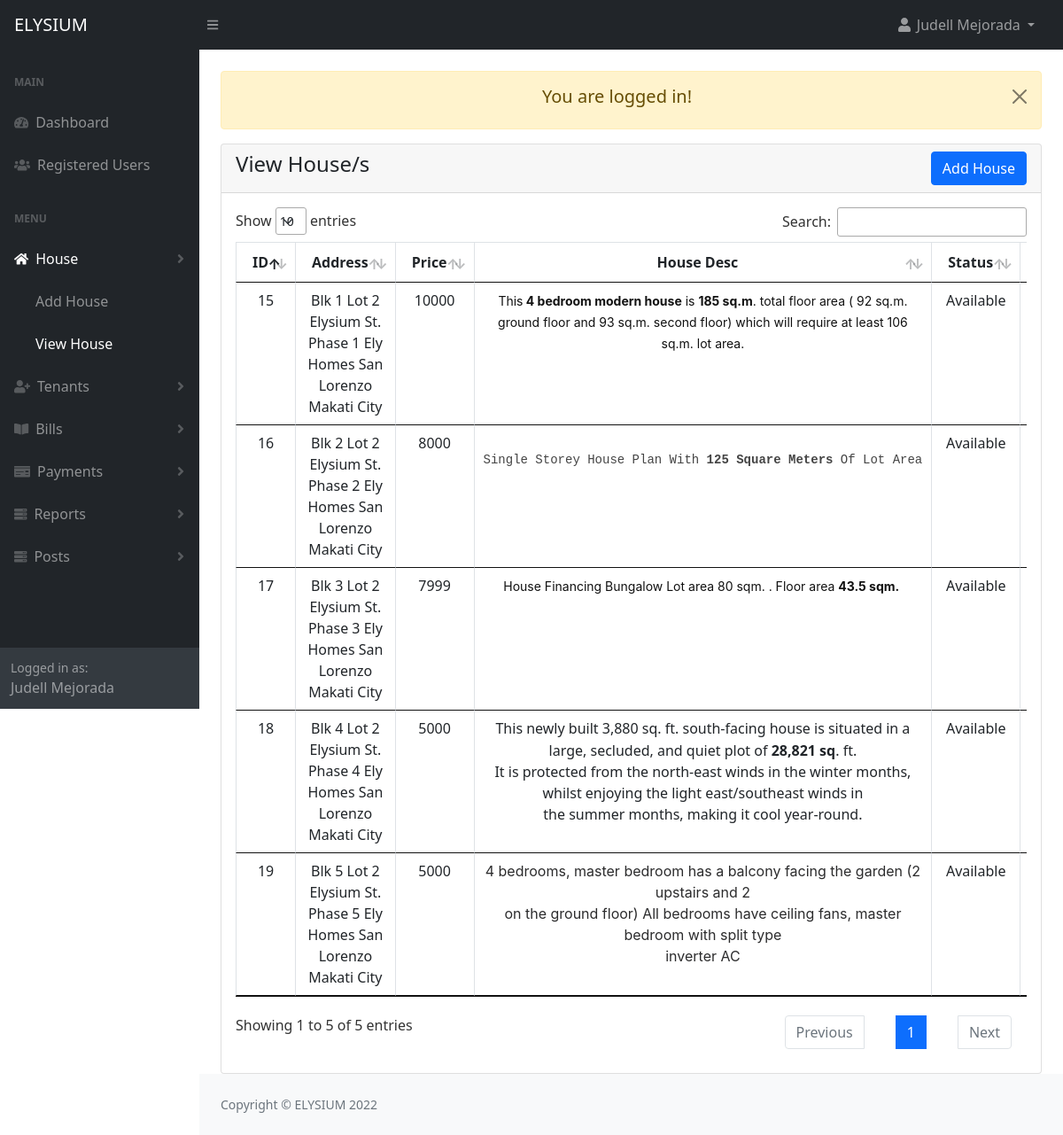
Screenshot of /admin/house_view.php (signed in) with the database file from the repository.
### tables this page shows
CREATE TABLE `house` (
  `house_id` int(11) NOT NULL,
  `house_address` varchar(199) NOT NULL,
  `house_price` int(20) NOT NULL,
  `house_desc` text DEFAULT NULL,
  `house_status` tinyint(1) NOT NULL DEFAULT 0 COMMENT '0-invisible, 1-visible, 2-delete',
  `added_date` timestamp NOT NULL DEFAULT current_timestamp()
);

### admin/house_view.php (the view, shortened to what this page needs)
<?php
include("authentication.php");
include("includes/header.php");
?>
<div class="container-fluid px-4">
    <div class="row mt-4">
        <div class="col-md-12">
			<?php include('message.php'); ?>
            <div class="card">
                <div class="card-header">
                    <h4>View House/s
                        <a href="house_add.php" class="btn btn-primary float-end">Add House</a>
                    </h4>
                </div>
                <div class="card-body">
                <div class="table-responsive">
                    <table id="myDataTable" class="table table-bordered table-stripe">
                        <thead>
                            <tr>
                                <th class="text-center">ID</th>
                                <th class="text-center">Address</th>
                                <th class="text-center">Price</th>
                                <th class="text-center">House Desc</th>
                                <th class="text-center">Status</th>
                                <th class="text-center">Edit</th>
                            </tr>
                        </thead>
                        <tbody>
                            <?php
                                $house = "SELECT * FROM house WHERE house_status != '2' ";
                                $house_run = mysqli_query($con,$house);
                                if(mysqli_num_rows($house_run) > 0 )
                                {
                                    foreach($house_run as $home)
                                    {
                                        ?>
                                        <tr>
                                            <td class="text-center"><?= $home['house_id'] ?></td>
                                            <td class="text-center"><?= $home['house_address'] ?></td>
                                            <td class="text-center"><?= $home['house_price'] ?></td>
                                            <td class="text-center"><?= $home['house_desc'] ?></td>
                                            <td class="text-center">
                                                <?= $home['house_status'] == '1' ? 'Available':'Unavailable' ?>
                                            </td>
                                            <td class="text-center">
                                            </td>
                                        </tr>
                                        <?php
                                    }
                                }
                                else
                                {
                                    ?>
                                    <tr>
                                            <td colspan="6"> No Record Found</td>
                                    </tr>
                                    <?php
                                }
                            ?>
                        </tbody>
                    </table>
                </div>
                </div>
            </div>
        </div>
    </div>
</div>
<?php
include("includes/footer.php");
include("includes/scripts.php");
?>

### rows the page displays
house: house_id "15", house_address "Blk 1 Lot 2 Elysium St. Phase 1 Ely Homes San Lorenzo Makati City", house_price "10000", house_desc "This 4 bedroom modern house is 185 sq.m . total floor area ( 92 sq.m. ground floor and 93 sq.m. second floor) which will require at least 106 sq.m. lot area.", house_status "Available"
house: house_id "16", house_address "Blk 2 Lot 2 Elysium St. Phase 2 Ely Homes San Lorenzo Makati City", house_price "8000", house_desc "Single Storey House Plan With 125 Square Meters Of Lot Area", house_status "Available"
house: house_id "17", house_address "Blk 3 Lot 2 Elysium St. Phase 3 Ely Homes San Lorenzo Makati City", house_price "7999", house_desc "House Financing Bungalow Lot area 80 sqm. . Floor area 43.5 sqm.", house_status "Available"
house: house_id "18", house_address "Blk 4 Lot 2 Elysium St. Phase 4 Ely Homes San Lorenzo Makati City", house_price "5000", house_desc "This newly built 3,880 sq. ft. south-facing house is situated in a large, secluded, and quiet plot of 28,821 sq . ft. It is protected from the north-east winds in the winter months, whilst enjoying the light east/southeast winds in the summer months, making it cool year-rou nd.", house_status "Available"
house: house_id "19", house_address "Blk 5 Lot 2 Elysium St. Phase 5 Ely Homes San Lorenzo Makati City", house_price "5000", house_desc "4 bedrooms, master bedroom has a balcony facing the garden (2 upstairs and 2 on the ground floor) All bedrooms have ceiling fans, master bedroom with split type inverter AC", house_status "Available"

### other values shown
$_SESSION['auth_user']['user_name'] "Judell Mejorada"
$_SESSION['message'] "You are logged in!"
